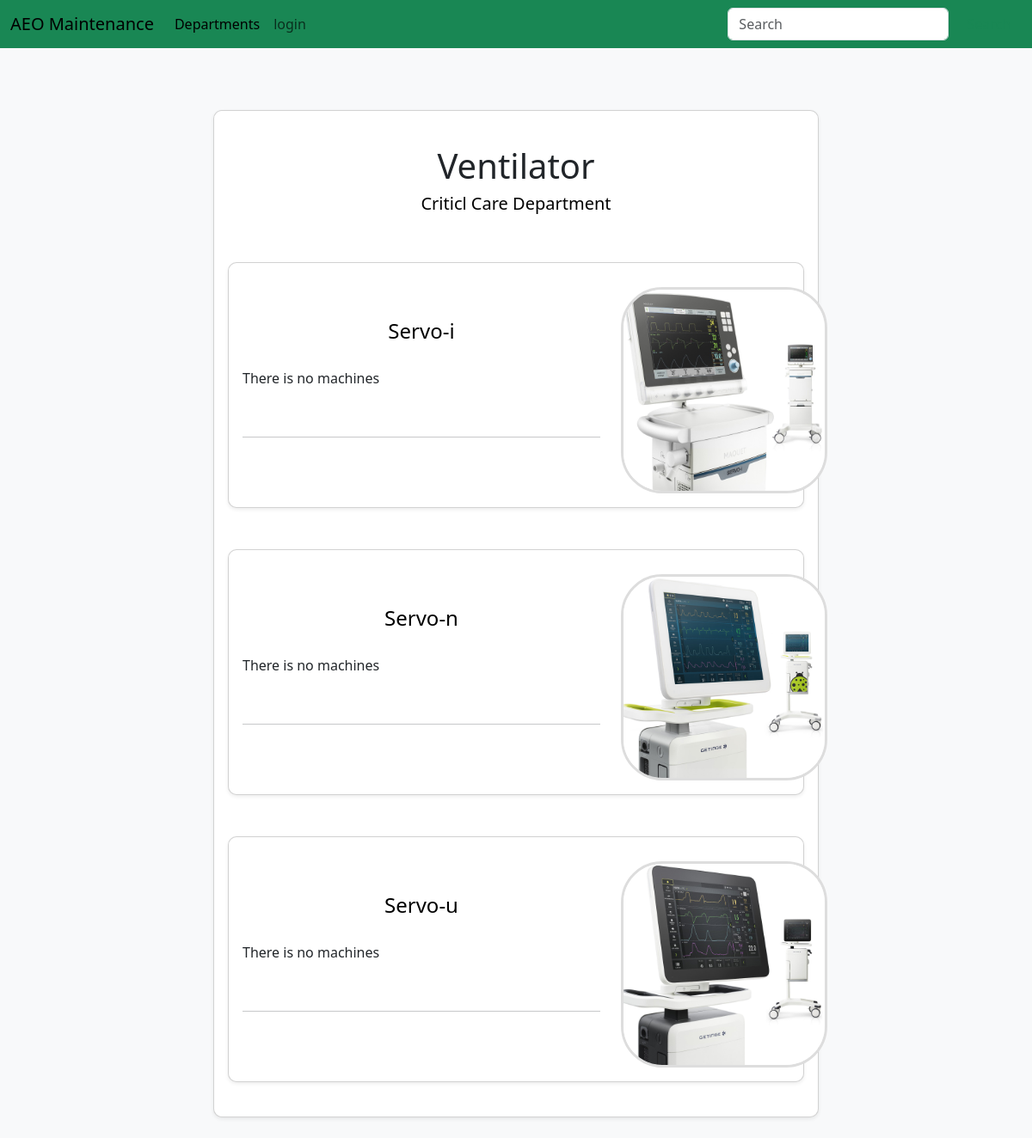
Page /devices/1/models/ on the earlier database version.
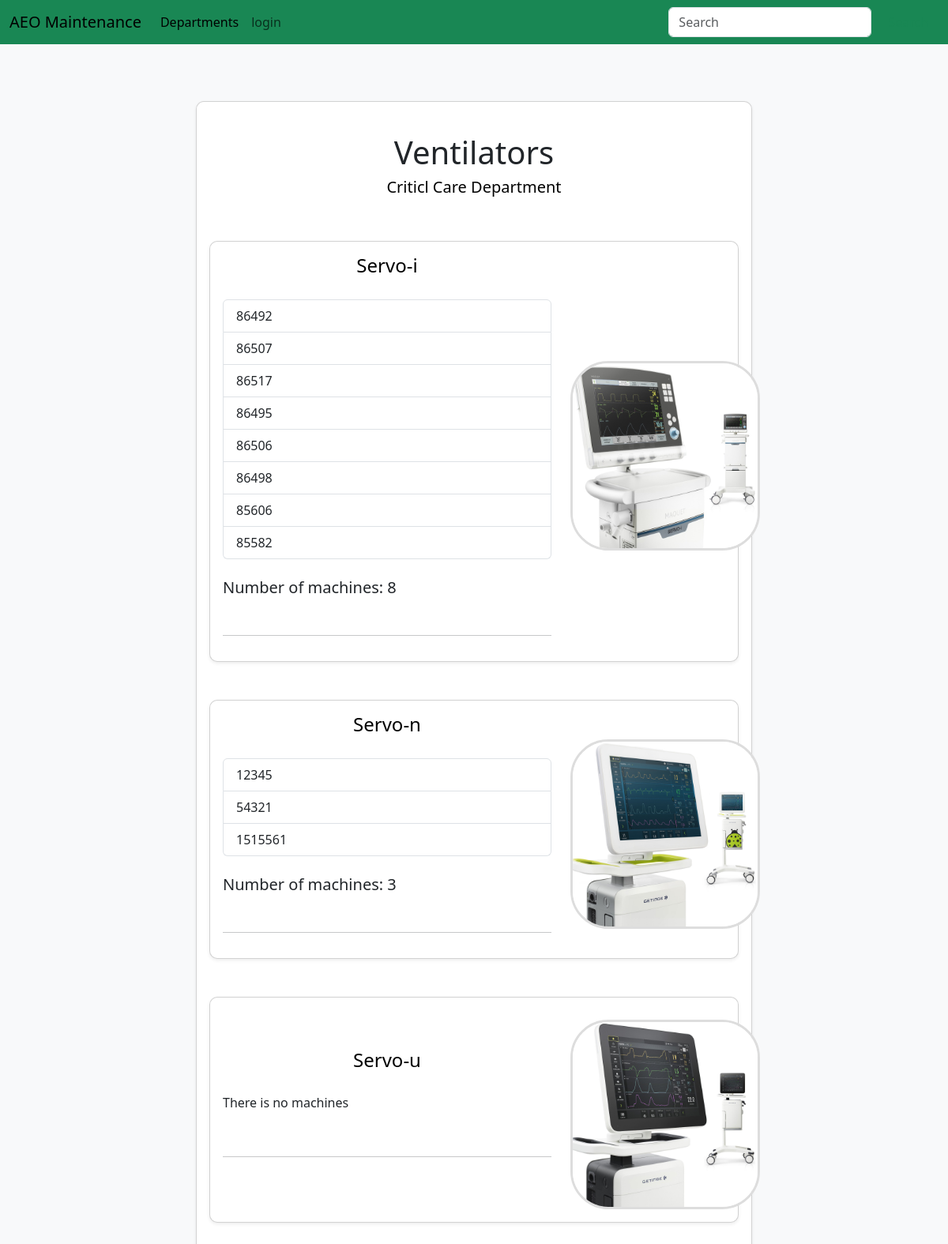
Same page on the later database version.
### maintenance_system/models.py (models this page shows, shortened)
class Device(db.Model):
	id = db.Column(db.Integer, primary_key=True)
	name = db.Column(db.String(80), unique=True)
	department_id = db.Column(db.Integer, db.ForeignKey('department.id'))
	models = db.relationship('Model', backref='device', lazy=True)

class Department(db.Model):
	id = db.Column(db.Integer, primary_key=True)
	name = db.Column(db.String(80), unique=True)
	members = db.relationship('User', backref='department', lazy=True)
	devices = db.relationship('Device', backref='department', lazy=True)

class Model(db.Model):
	id = db.Column(db.Integer, primary_key=True)
	name = db.Column(db.String(80), unique=True)
	manufacturer = db.Column(db.String(80))
	picture = db.Column(db.String(20), default='device_model.jpg')
	device_id = db.Column(db.Integer, db.ForeignKey('device.id'))
	machines = db.relationship('Machine', backref='model', lazy=True)

class Machine(db.Model):
	id = db.Column(db.Integer, primary_key=True)
	serial_number = db.Column(db.String(80), unique=True)
	installation_date = db.Column(db.DateTime)
	contract_type = db.Column(db.Integer, default=int(0)) # 0: warranty, 1: maintenance, 2: none
	contract_name = db.Column(db.String(80))
	contract_start_date = db.Column(db.DateTime)
	contract_end_date = db.Column(db.DateTime)
	user_id = db.Column(db.Integer, db.ForeignKey('user.id'))
	model_id = db.Column(db.Integer, db.ForeignKey('model.id'))
	hospital_id = db.Column(db.Integer, db.ForeignKey('hospital.id'))
	tasks = db.relationship('Task', secondary='machine_task', backref='machines', lazy='dynamic')

### maintenance_system/Main/routes.py (the view)
@main.route('/<path:path>', methods=['GET'])
def catch_all(path):
    return f"Caught route: {path}", 404

### maintenance_system/Model_of_machine/forms.py (shortened to what this page needs)
class ModelForm(FlaskForm):
    name = StringField('Model Name', validators=[DataRequired(), Length(min=2, max=20)])
    manufacturer = StringField('Manufacturer', validators=[DataRequired(), Length(min=2, max=20)])
    picture = FileField('Model Picture', validators=[FileAllowed(['jpg', 'png'])])
    submit = SubmitField('Add')

### maintenance_system/Model_of_machine/routes.py (called while the page is built)
@modelsbp.route('/devices/<int:device_id>/models/', methods=['GET'])
def models(device_id):
    form = ModelForm()
    device = Device.query.get_or_404(device_id)
    models = device.models
    return render_template('models.html', device=device, models=models, form=form)

### maintenance_system/Templates/models.html (shortened to what this page needs)
{% extends "layout.html"%}
{% block content %}
<div class="row justify-content-center">
	<div class="col-lg-8 mt-4 mb-4">
		<div class="card p-3 shadow-sm">
			<div class="row">
				<div class="col-md-8 col-lg-12 mt-4 mb-4">
					<h1 class="text-center">{{ device.name }}</h1>
					<a href="{{ url_for('devicesbp.devices', department_id=device.department.id) }}"
						class="anchor-custom">
						<h5 class="text-center">{{device.department.name}} Department</h5>
					</a>
				</div>
				{% for model in models %}
				<div class="col-md-8 col-lg-12 mt-4 mb-4">
					<div class="card p-3 shadow-sm">
						<div class="row align-items-center">
							<div class="col-lg-8 col-12">
								<a href="{{ url_for('machinesbp.machines', model_id = model.id)}}"
									class="anchor-custom">
									<h4 class="mb-1 text-center">{{model.name}}</h4>
								</a>
								<br>
								{% if model.machines%}
								<div class="list-group">
									{% for machine in model.machines%}
									<a href="" class="list-group-item list-group-item-action">{{
										machine.serial_number }}</a>
									{% endfor%}
								</div>
								<br>
								<h5>Number of machines: {{ model.machines|length }}</h5>
								{% else %}
								<p>There is no machines</p>
								{% endif%}
								<br>
								<hr>
							</div>
							<div class="col-lg-4 text-center mt-1 mr-3">
								<img src="{{ url_for('static', filename='images/'+model.picture) }}" alt="User Photo"
									class="department-photo mt-2">
							</div>
						</div>
					</div>
				</div>
				{% endfor %}
			</div>
		</div>
	</div>
	{% endblock%}

### maintenance_system/Templates/layout.html (shortened to what this page needs)
<!doctype html>
<html lang="en">
<head>
	<link href="https://cdn.jsdelivr.net/npm/bootstrap@5.3.3/dist/css/bootstrap.min.css" rel="stylesheet"
>
	<link href="{{ url_for('static', filename='css/style.css')}}" rel="stylesheet">
</head>
<body>
	<nav class="navbar navbar-expand-lg bg-body-success bg-success">
		<div class="container-fluid">
			<a class="navbar-brand" href="{{url_for('main.home')}}">AEO Maintenance</a>
			<div class="collapse navbar-collapse" id="navbarSupportedContent">
				<ul class="navbar-nav me-auto mb-2 mb-lg-0">
					<li class="nav-item">
						<a class="nav-link active" aria-current="page"
							href="{{ url_for('departmentsbp.departments') }}">Departments</a>
					</li>
					{% if current_user.is_authenticated %}
					{% if current_user.username != "Admin" %}
					<li class="nav-item">
						<a class="nav-link" href="{{ url_for('usersbp.user', id=current_user.id) }}">profile</a>
					</li>
					{% if current_user.department_id%}
					<li class="nav-item">
						<a class="nav-link"
							href="{{ url_for('taskpb.in_progress_tasks', department_id=current_user.department_id) }}">Tasks</a>
					</li>
					<li class="nav-item">
						<a class="nav-link"
							href="{{ url_for('taskpb.add_task', department_id=current_user.department_id) }}">Add
							task</a>
					</li>
					{% endif %}
					{% endif %}
					<li class="nav-item">
						<a class="nav-link" href="{{ url_for('usersbp.logout') }}">logout</a>
					</li>
					{% else %}
					<li class="nav-item">
						<a class="nav-link" href="{{ url_for('usersbp.login') }}">login</a>
					</li>
					{% endif %}
				</ul>
				<form class="d-flex" role="search">
					<input class="form-control me-2" type="search" placeholder="Search" aria-label="Search">
					<button class="btn btn-outline-success" type="submit">Search</button>
				</form>
			</div>
		</div>
	</nav>
	<div class="container-fluid container-md">
		<div class="container mt-5">
			<div class="row justify-content-center">
				{% block content %}
				{% endblock %}
			</div>
		</div>
	</div>
</body>
</html>

### maintenance_system/static/css/style.css (style rules this page uses)
body { background-color: #f8f9fa; }
.department-photo { width: 240px; height: 240px; object-fit: cover; border-radius: 20%; border: 3px solid #ddd; }
.anchor-custom { text-decoration: none; color: black; cursor: pointer; transition: color 0.3s ease; }
.card { border-radius: 10px; }
.list-group-item { display: flex; justify-content: space-between; align-items: center; }

Differences in the rows shown:
changed Device: name "Ventilator" → "Ventilators"
shown differently, row unchanged: Model "Servo-i": machines|length (not shown) → "8"; text "There is no machines" → "Number of machines:"
added Machine: serial_number "86492", shown under Model "Servo-i"
added Machine: serial_number "86507", shown under Model "Servo-i"
added Machine: serial_number "86517", shown under Model "Servo-i"
added Machine: serial_number "86495", shown under Model "Servo-i"
added Machine: serial_number "86506", shown under Model "Servo-i"
added Machine: serial_number "86498", shown under Model "Servo-i"
added Machine: serial_number "85606", shown under Model "Servo-i"
added Machine: serial_number "85582", shown under Model "Servo-i"
shown differently, row unchanged: Model "Servo-n": machines|length (not shown) → "3"; text "There is no machines" → "Number of machines:"
added Machine: serial_number "12345", shown under Model "Servo-n"
added Machine: serial_number "54321", shown under Model "Servo-n"
added Machine: serial_number "1515561", shown under Model "Servo-n"
